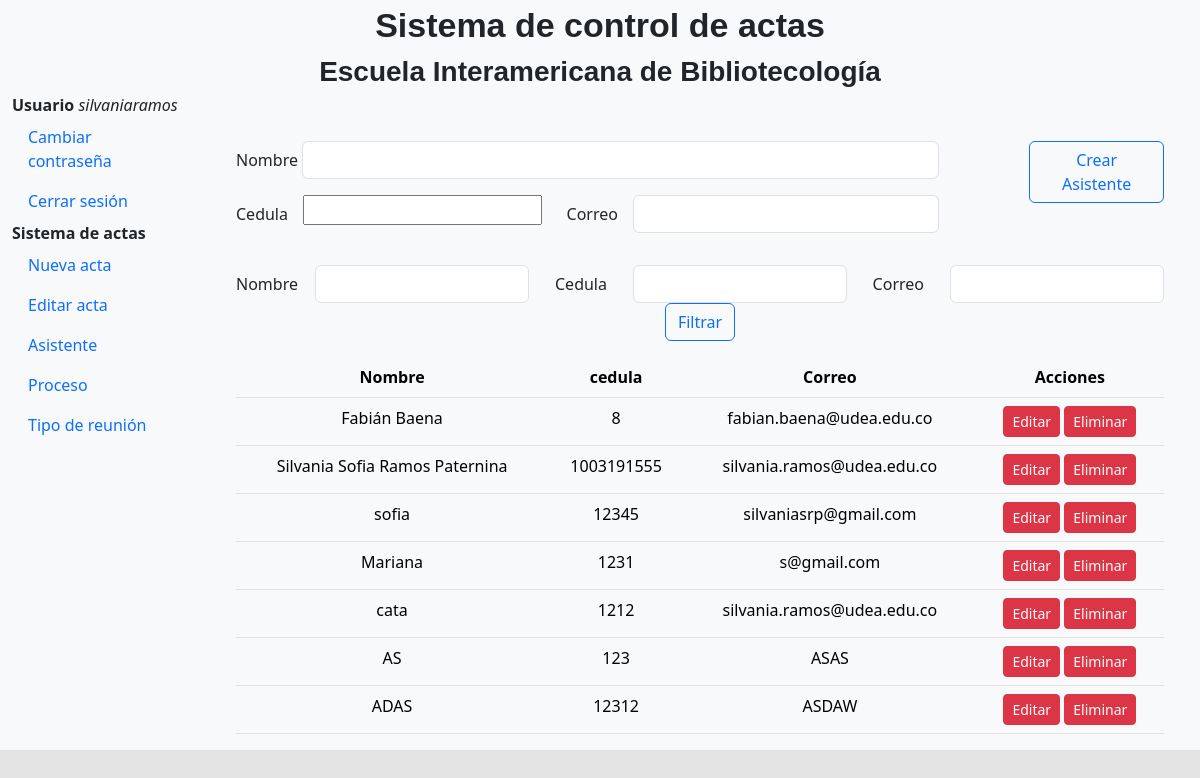
Page /app_registro/RegistroAsistente/ (signed in) on the earlier database version.
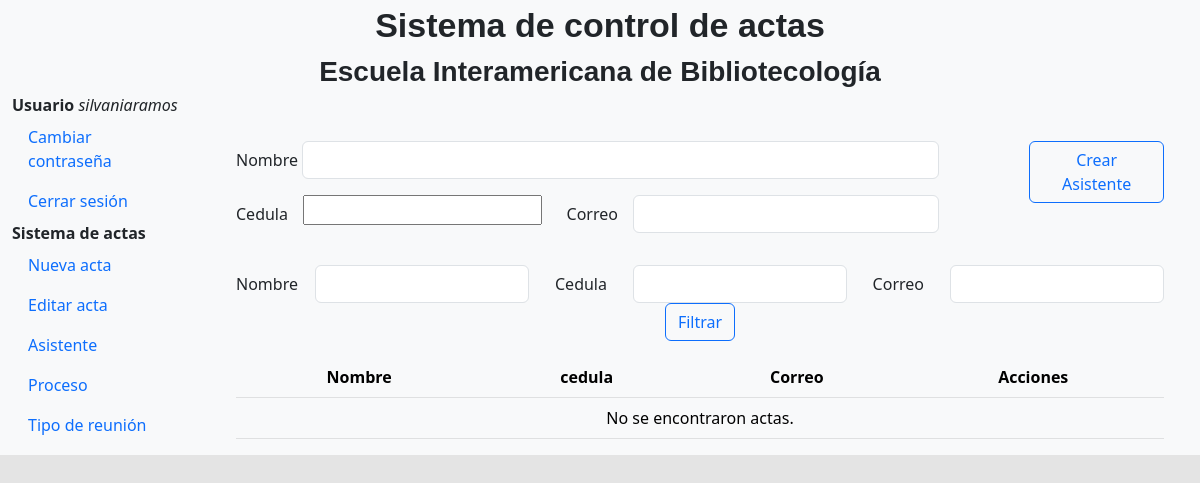
Same page on the later database version.
### app_registro/models.py (models this page shows, shortened)
class User(models.Model):
    name = models.CharField(max_length=200, default=None)
    mail = models.CharField(max_length=200,null=True,default=None)
    num_id = models.IntegerField(default=None)

### app_registro/views.py (the view)
# urls.py: path('RegistroAsistente/', views.RegisterAssistant, name='RegisterAssistant'),
@login_required
def RegisterAssistant(request):
    if request.method == 'POST':
        action = request.POST.get('action')
        if action == 'crear':
            form = RegisterFormAssistant(request.POST)
            if form.is_valid():
                usuario = form.cleaned_data['mail']
                print(usuario)
                contrasena_aleatoria = generar_contrasena_aleatoria()
                form.save()
                contenido_correo = "Estas son sus credenciales \nUsuario: " + usuario + "\nContraseña: " + contrasena_aleatoria +"\nhttp://127.0.0.1:8000/accounts/login/?next=/app_visualizacion/index.html"
                user = usuariodjango.objects.create_user(username=usuario, password=contrasena_aleatoria)
                user.save()
                enviar_correo(str(usuario),contenido_correo)
                return redirect('RegisterAssistant')
        if action == 'filtrar':
            nombre = request.POST.get('nombre')
            cedula = request.POST.get('cedula')
            correo = request.POST.get('correo')
            asistentes = User.objects.all()
            if nombre:
                users = asistentes.filter(name=nombre)
            if cedula:
                users = asistentes.filter(num_id=cedula)
            if correo:
                users = asistentes.filter(mail=correo)
            form = RegisterFormAssistant()
            context = {
            'form': form ,
            'users' : users   }
            render(request, 'app_registro/usuarios.html', context)
    else:
        form = RegisterFormAssistant()
        users = User.objects.all()
    context = {
            'form': form ,
            'users' : users   }
    return render(request, 'app_registro/usuarios.html', context)

### app_registro/forms.py
class RegisterFormAssistant(forms.ModelForm):
    class Meta:
        model = User
        fields = "__all__"

### Templates/app_registro/usuarios.html (shortened to what this page needs)
{% extends 'base.html' %}
{% block content %}
{% load crispy_forms_tags %}
<link rel="stylesheet" href="ruta/al/css/bootstrap-datetimepicker.css">
<main class="col-md-9 ms-sm-auto col-lg-10 px-md-4">
<div class="container mt-5">
  <div class="row justify-content-center">
      <div class="text-center">
          <form method="post" action="{% url 'RegisterAssistant' %}">
              <div class="mb-3 row">
                <div class="col-sm-10">
                  <div  class="mb-3 row">
                    <label class="col-sm-1 col-form-label">Nombre</label>
                    <div class="col-sm-10">
                      <input class="form-control" name="name" id="name" rows="1"  required> </textarea>
                    </div>
                  </div>
                  <div class="mb-3 row">
                    <label class="col-sm-1 col-form-label">Cedula</label>
                    <div class="col-sm-4">
                      {{form.num_id}}
                    </div>
                    <label class="col-sm-1 col-form-label">Correo</label>
                    <div class="col-sm-5">
                      <input type="email" class="form-control" name="mail" id="mail" required>
                    </div>
                  </div>
                </div>
                <div class="col-sm-2">
                  <button type="submit"  class="btn btn-outline-primary" name="action" value="crear">Crear Asistente</button>
                </div>
              </div>
            </form>
            <form  method="post" action="{% url 'RegisterAssistant' %}">
              <div  class="mb-3 row">
                <label class="col-sm-1 col-form-label">Nombre</label>
                <div class="col-sm-3">
                    <input type="text" name="nombre" id="nombre" class="form-control">
                </div>
                <label class="col-sm-1 col-form-label">Cedula</label>
                <div class="col-sm-3">
                    <input name="Cedula" id="cedula" class="form-control">
                </div>
                <label class="col-sm-1 col-form-label">Correo</label>
                <div class="col-sm-3">
                    <input type="mail" id="correo" name="correo" class="form-control" >
                </div>
                <div>
                  <button type="submit" class="btn btn-outline-primary" name="action" value="filtrar">Filtrar</button>
                </div>
            </div>
            </form>
             <table class="table table-light text-center">
                <thead>
                  <tr>
                    <th>Nombre</th>
                    <th>cedula</th>
                    <th>Correo</th>
                    <th>Acciones</th>
                  </tr>
                </thead>
                <tbody>
                  {% for user in users %}
                    <tr>
                      <td>{{ user.name }}</td>
                      <td>{{ user.num_id }}</td>
                      <td>{{ user.mail }}</td>
                      <td>
                        <a href="{% url 'EditarUsuario' user.id %}" class="btn btn-danger btn-sm">Editar</a>
                        <a href="{% url 'eliminar_usuario' user.id %}" class="btn btn-danger btn-sm delete-typemeet" data-typemeet-id="{{ user.id }}">Eliminar</a>
                      </td>
                    </tr>
                  {% empty %}
                    <tr>
                      <td colspan="5">No se encontraron actas.</td>
                    </tr>
                  {% endfor %}
                </tbody>
              </table>
        </main>
      </div>
  </div>
{% endblock %}

Differences in the rows shown:
removed User: name "Fabián Baena", num_id "8", mail "fabian.baena@udea.edu.co"
removed User: name "Silvania Sofia Ramos Paternina", num_id "1003191555", mail "silvania.ramos@udea.edu.co"
removed User: name "sofia", num_id "12345", mail "silvaniasrp@gmail.com"
removed User: name "Mariana", num_id "1231", mail "s@gmail.com"
removed User: name "cata", num_id "1212", mail "silvania.ramos@udea.edu.co"
removed User: name "AS", num_id "123", mail "ASAS"
removed User: name "ADAS", num_id "12312", mail "ASDAW"
Other differences:
text now shown: "No se encontraron actas."
